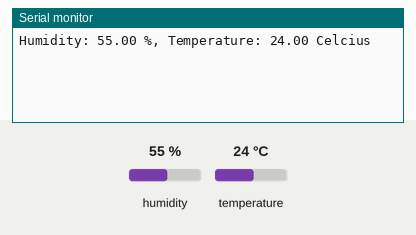
A sketch run on a simulated ESP32. Parts: the last lines printed to the serial monitor. Inputs (shaded band) come from the test bench; at power-on: humidity 55 %, temperature 24 °C. WiFi joins after 1.5 s; servers stay silent unless stated.

Above: at 2.7 s.
2.8 s: humidity set to 22 %
At 6.6 s:
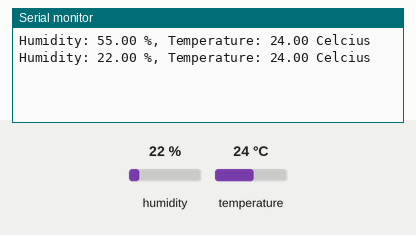
7.8 s: temperature set to 12 °C
At 9.8 s:
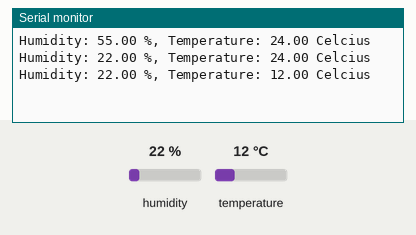
12.8 s: humidity set to 40 %
At 14.3 s:
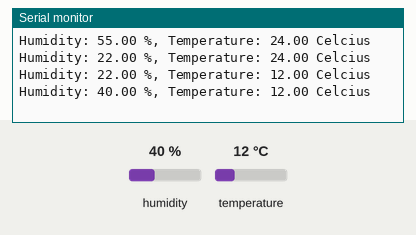
Timing chart, 0 to 15.8 s (numbered marks = the images above; inputs shaded):
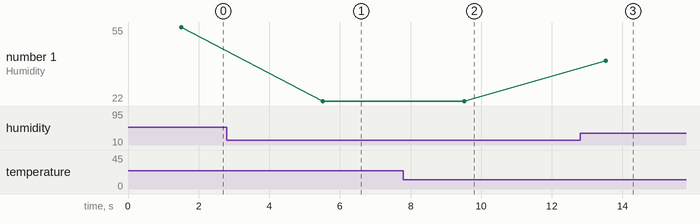

The sketch:

IoT-Cloud-Temp-Humidity-Thing_oct29a.ino
```cpp
#include "arduino_secrets.h"
#include <DHT.h>
#include <DHT_U.h>
/*
  Sketch generated by the Arduino IoT Cloud Thing "Untitled"
  https://create.arduino.cc/cloud/things/22492100-ef00-4843-a133-b506a3a20370

  Arduino IoT Cloud Variables description

  The following variables are automatically generated and updated when changes are made to the Thing

  float humidity;
  float temperature;

  Variables which are marked as READ/WRITE in the Cloud Thing will also have functions
  which are called when their values are changed from the Dashboard.
  These functions are generated with the Thing and added at the end of this sketch.
*/

#include "thingProperties.h"

#define DHTPIN 4
#define DHTTYPE DHT22
DHT dht(DHTPIN, DHTTYPE); // initialize DHT object for us

void setup() {
  // Initialize serial and wait for port to open:
  Serial.begin(9600);
  // This delay gives the chance to wait for a Serial Monitor without blocking if none is found
  delay(1500);

  // Defined in thingProperties.h
  initProperties();

  // Connect to Arduino IoT Cloud
  ArduinoCloud.begin(ArduinoIoTPreferredConnection);

  /*
     The following function allows you to obtain more information
     related to the state of network and IoT Cloud connection and errors
     the higher number the more granular information you’ll get.
     The default is 0 (only errors).
     Maximum is 4
 */
  setDebugMessageLevel(2);
  ArduinoCloud.printDebugInfo();

  dht.begin(); // initializing object to take reading
}

void loop() {
  ArduinoCloud.update();

  humidity = dht.readHumidity();
  temperature = dht.readTemperature();

  Serial.print("Humidity: ");
  Serial.print(humidity);
  Serial.print(" %, Temperature: ");
  Serial.print(temperature);
  Serial.print(" Celcius");
  Serial.println();
  delay(4000);

}
```

arduino_secrets.h
```cpp
#define SECRET_DEVICE_KEY ""
#define SECRET_OPTIONAL_PASS ""
#define SECRET_SSID ""
```

thingProperties.h
```cpp
// Code generated by Arduino IoT Cloud, DO NOT EDIT.

#include <ArduinoIoTCloud.h>
#include <Arduino_ConnectionHandler.h>

const char DEVICE_LOGIN_NAME[]  = "ebdaccf5-b474-4008-9eb9-c26ee84fc1eb";

const char SSID[]               = SECRET_SSID;    // Network SSID (name)
const char PASS[]               = SECRET_OPTIONAL_PASS;    // Network password (use for WPA, or use as key for WEP)
const char DEVICE_KEY[]  = SECRET_DEVICE_KEY;    // Secret device password


float humidity;
float temperature;

void initProperties(){

  ArduinoCloud.setBoardId(DEVICE_LOGIN_NAME);
  ArduinoCloud.setSecretDeviceKey(DEVICE_KEY);
  ArduinoCloud.addProperty(humidity, READ, ON_CHANGE, NULL);
  ArduinoCloud.addProperty(temperature, READ, ON_CHANGE, NULL);

}

WiFiConnectionHandler ArduinoIoTPreferredConnection(SSID, PASS);
```

Measured:
- after the input at 2.8 s, the serial monitor: prints a new line after 2.7 s (image 1)
- after the input at 7.8 s, the serial monitor: prints a new line after 1.7 s (image 2)
- after the input at 12.8 s, the serial monitor: prints a new line after 0.73 s (image 3)
- plotted number 1: 55 → 22 after the input at 2.8 s, 22 → 40 after the input at 12.8 s
